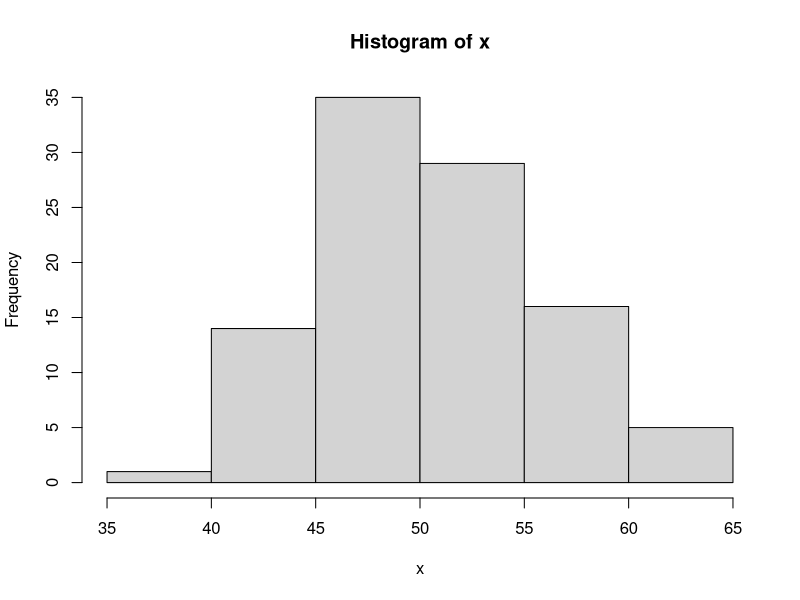
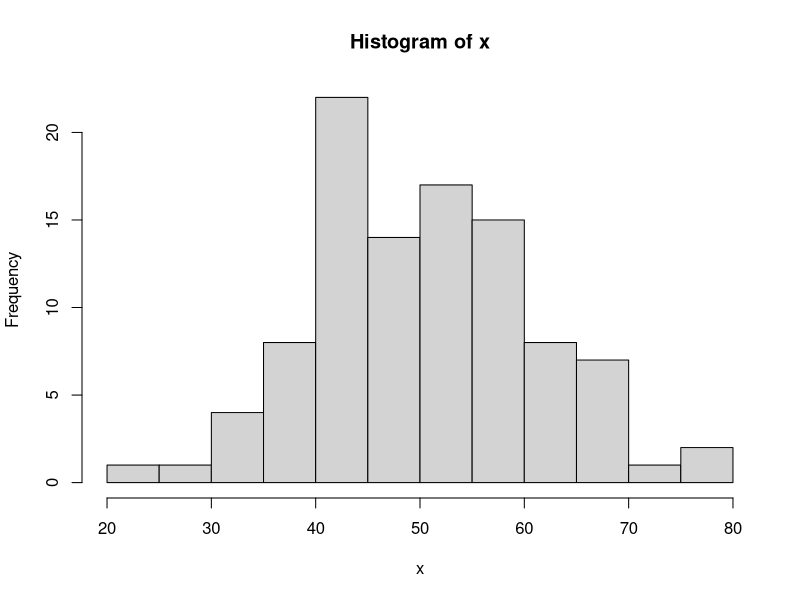
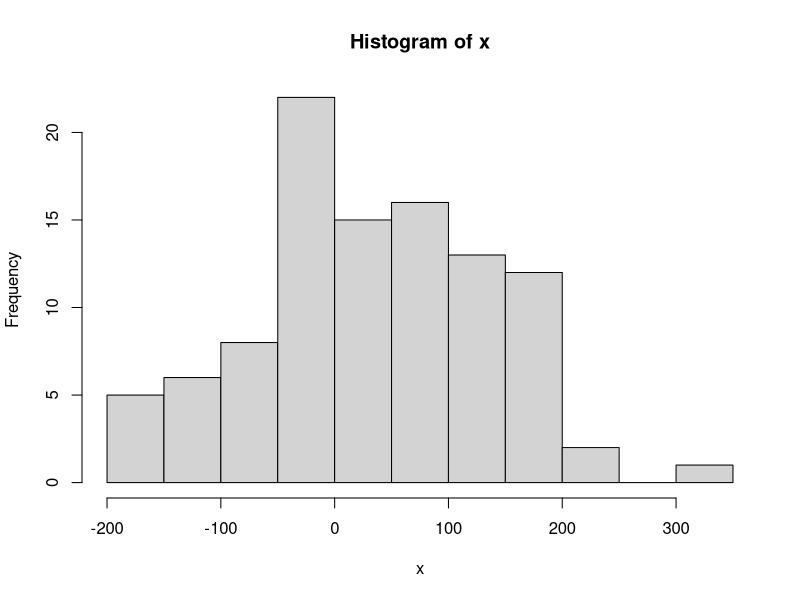
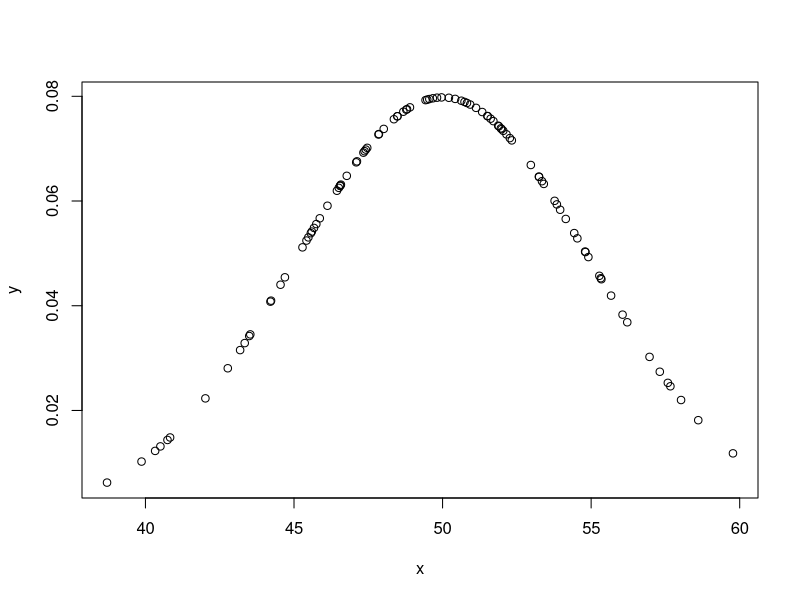
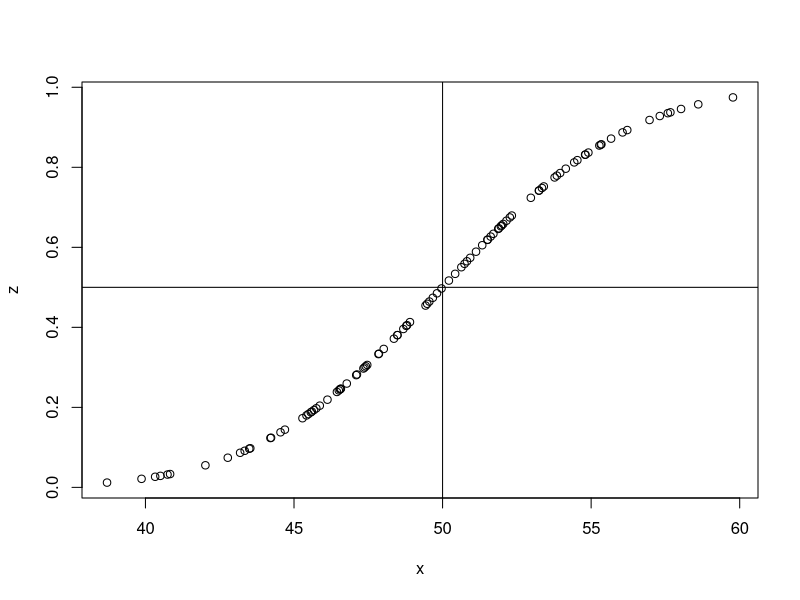

R code for these plots, in order:
# part 1
x <- rnorm(100, 50, 5)
hist(x)

#part 2
pnorm(50, 50, 5)

#part 3
x <- rnorm(100, 50, 10)
hist(x)

x <- rnorm(100, 50, 100)
hist(x)

## the spread (domain/range) grows with standard deviation; with sd = 5, the range was 35:65, sd = 10, the
## range was 30:75, with sd = 100, the range was -200:400. You can expect (approximately) a 3 times the standard
## deviation spread to either side (example with sd = 5, 3*5 = 15 --> lower bound is 50-15 = 35 and an upper
## bound of 50+15 = 65)

#part 4
x <- rnorm(100, 50, 5)
y <- dnorm(x, 50, 5)

#part 5
plot(x,y)

#part 6
z <- pnorm(x, 50, 5)
plot(x,z)

#part 7
abline(h=0.5, v=50)

## The point outline in the grid is (50, 0.5). Since this is a plot of the CDF, this corresponds to a cumulative
## probability density of 50% (or 0.5) to the left of x=50 on the PDF plot.



